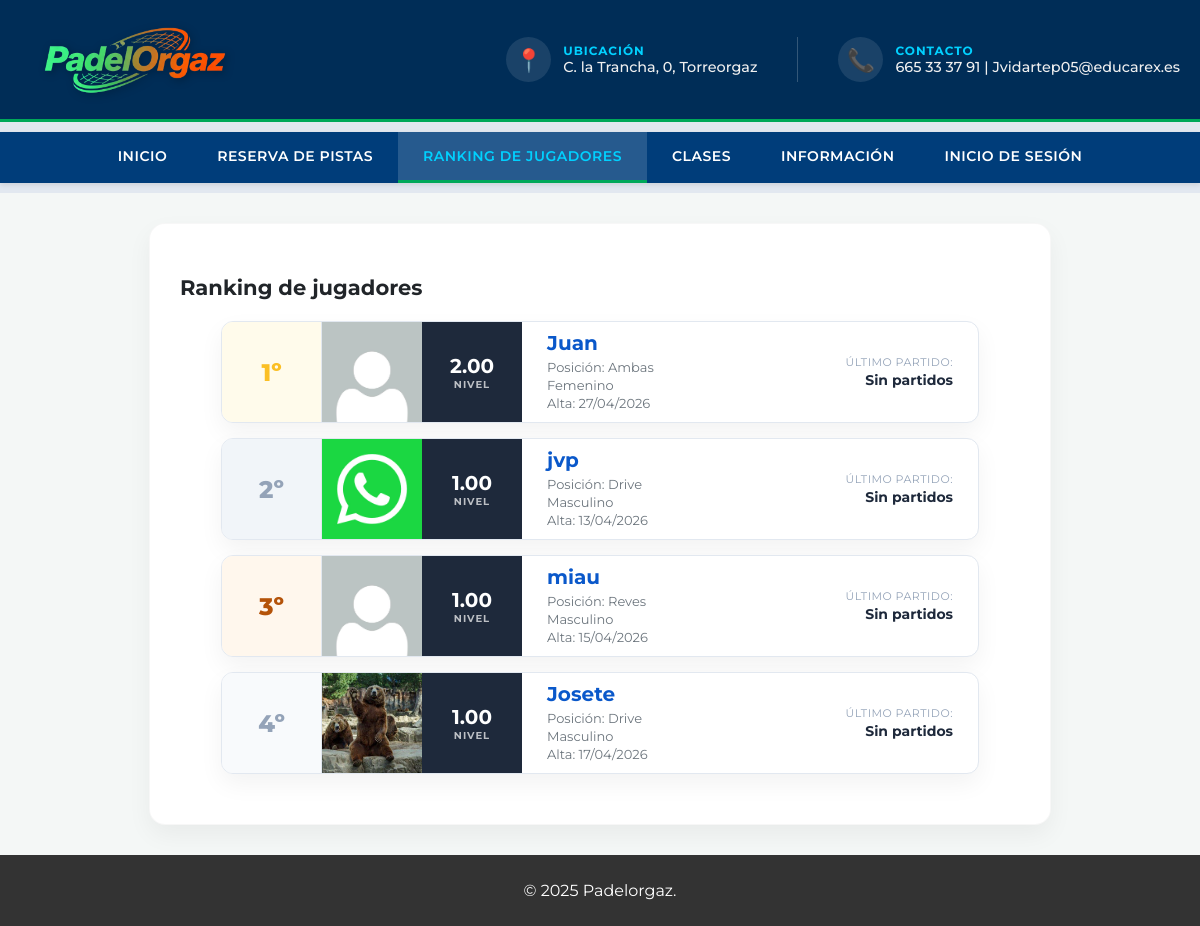
The page /Jugadores/jugadores.php on the database as committed earlier.
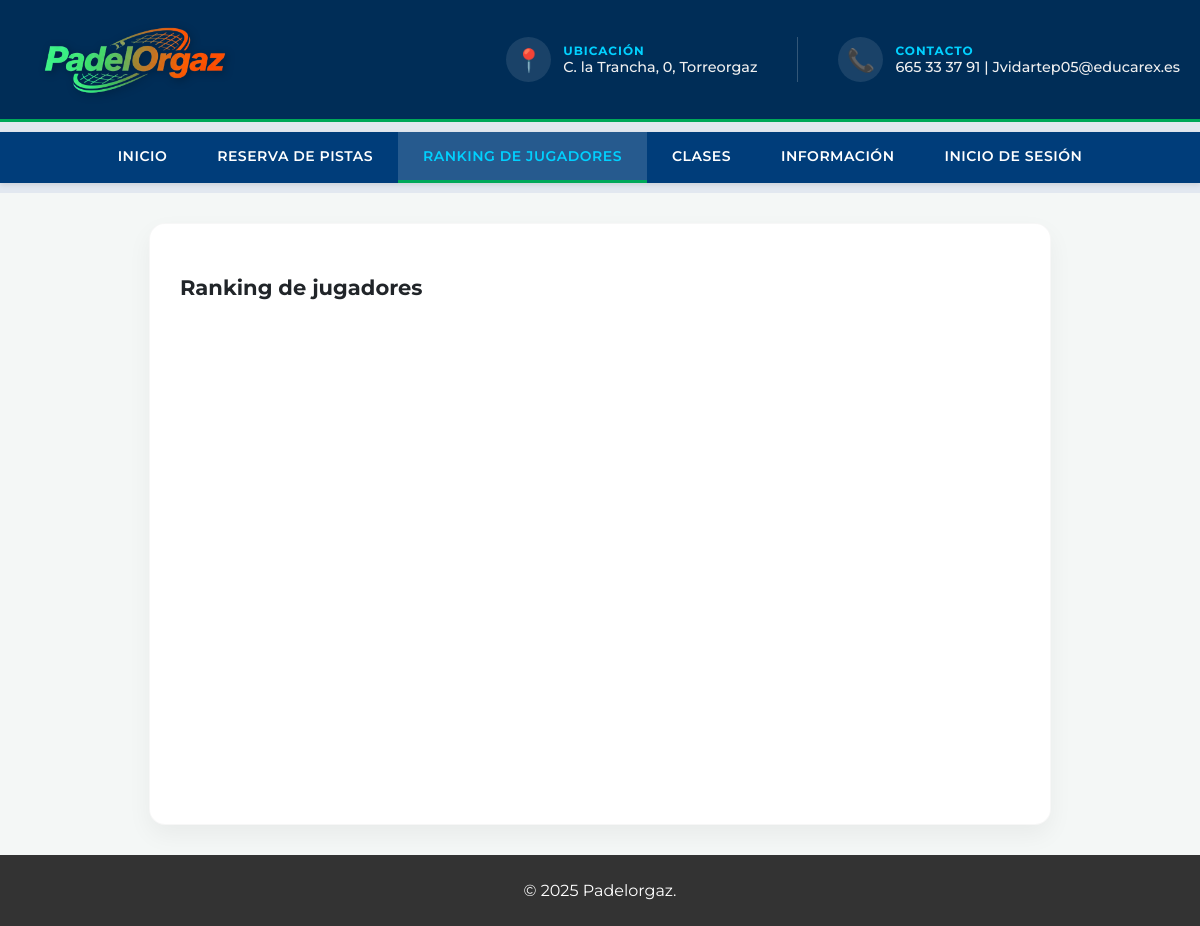
The same page on the database as committed later.
### tables this page shows
CREATE TABLE IF NOT EXISTS `usuarios` (
  `id` int(11) NOT NULL AUTO_INCREMENT,
  `nombre` varchar(100) NOT NULL,
  `apellidos` varchar(100) DEFAULT NULL,
  `alias` varchar(50) DEFAULT NULL,
  `email` varchar(100) DEFAULT NULL,
  `telefono` varchar(20) DEFAULT NULL,
  `sexo` varchar(20) DEFAULT NULL,
  `posicion` varchar(20) DEFAULT NULL,
  `nivel` decimal(3,2) DEFAULT NULL,
  `avatar` varchar(255) DEFAULT NULL,
  `password` varchar(255) NOT NULL,
  `rol` varchar(20) DEFAULT 'usuario',
  `remember_token` varchar(255) DEFAULT NULL,
  `reset_token` varchar(255) DEFAULT NULL,
  `reset_expires` datetime DEFAULT NULL,
  `creado_en` timestamp NOT NULL DEFAULT current_timestamp(),
  PRIMARY KEY (`id`)
);

### Jugadores/jugadores.php (the view, shortened to what this page needs)
<?php
require_once "../bdd/config.php";
$sql = "SELECT u.id, u.nombre, u.apellidos, u.alias, u.sexo, u.posicion, u.nivel, u.avatar, u.creado_en,
        (SELECT MAX(r.dia)
         FROM reservas r
         WHERE r.id_usuario = u.id
         AND r.dia < CURDATE()) as ultimo_partido
        FROM usuarios u
        ORDER BY u.nivel DESC";
$resultado = $conexion->query($sql);
?>
<!DOCTYPE html>
<html lang="es">
<head>
    <link rel="stylesheet" href="../css/inicio.css">
</head>
<body>
    <header class="header-universal">
        <div class="header-container">
            <div class="header-logo">
                <a href="../Pantalla_inicio/inicio.php">
                    <img src="../Imágenes/Logopaginaweb.png" alt="PadelOrgaz Logo">
                </a>
            </div>
            <div class="header-info">
                <div class="info-block">
                    <span class="info-icon">📍</span>
                    <div class="info-texts">
                        <p class="info-title">Ubicación</p>
                        <p class="info-sub">C. la Trancha, 0, Torreorgaz</p>
                    </div>
                </div>
                <div class="info-block">
                    <span class="info-icon">📞</span>
                    <div class="info-texts">
                        <p class="info-title">Contacto</p>
                        <p class="info-sub">665 33 37 91 | Jvidartep05@educarex.es</p>
                    </div>
                </div>
            </div>
        </div>
    </header>
    <div id="contenedor">
        <?php include "../componentes/menu.php"; ?>
    </div>
    <div id="recuadroranking">
        <h3 id="h3reserva">Ranking de jugadores</h3>
        <div class="contenedor-jugadores">
            <?php
            $posicion = 1;
            while ($jug = $resultado->fetch_assoc()):
                $avatar = $jug["avatar"]
                    ? "../uploads/" . $jug["avatar"]
                    : "../Imágenes/default-avatar.jpg";
            ?>
                <div class="jugador-card">
                    <div class="jugador-posicion-box">
                        <?= $posicion ?>º
                    </div>
                    <div class="jugador-imagen">
                        <img src="<?= $avatar ?>" alt="avatar">
                    </div>
                    <div class="jugador-nivel-box">
                        <?= number_format($jug["nivel"], 2) ?>
                    </div>
                    <div class="jugador-info">
                        <div class="info-izquierda">
                            <div class="jugador-nombre"><?= htmlspecialchars($jug["alias"]) ?></div>
                            <p>Posición: <span class="capitalizar"><?= htmlspecialchars($jug["posicion"]) ?></span></p>
                            <p class="capitalizar"><?= htmlspecialchars($jug["sexo"]) ?></p>
                            <p>Alta: <?= date("d/m/Y", strtotime($jug["creado_en"])) ?></p>
                        </div>
                        <div class="info-derecha">
                            <p>Último Partido:</p>
                            <b>
                                <?php
                                if (!empty($jug["ultimo_partido"])) {
                                    echo date("d/m/Y", strtotime($jug["ultimo_partido"]));
                                } else {
                                    echo "Sin partidos";
                                }
                                ?>
                            </b>
                        </div>
                    </div>
                </div>
            <?php
                $posicion++;
            endwhile;
            ?>
        </div>
    </div>
    <footer>
        <p>© 2025 Padelorgaz.</p>
    </footer>
</body>
</html>

### componentes/menu.php (shortened to what this page needs)
<?php
$pagina_actual = basename($_SERVER['PHP_SELF']);
require_once __DIR__ . "/../bdd/config.php";
?>
<div id="menu">
    <a href="../Pantalla_inicio/inicio.php"
        class="<?= $pagina_actual == 'inicio.php' ? 'activo' : '' ?>">
        Inicio
    </a>
    <a href="../Reserva/reserva.php"
        class="<?= in_array($pagina_actual, ['reserva.php', 'dia2.php', 'dia3.php', 'dia4.php', 'dia5.php', 'confirmacion1.php']) ? 'activo' : '' ?>">
        Reserva de pistas
    </a>
    <a href="../Jugadores/jugadores.php"
        class="<?= $pagina_actual == 'jugadores.php' ? 'activo' : '' ?>">
        Ranking de jugadores
    </a>
    <a href="../Clases/clases.php"
        class="<?= $pagina_actual == 'clases.php' ? 'activo' : '' ?>">
        Clases
    </a>
    <a href="../Información/informacion.php"
        class="<?= in_array($pagina_actual, [
                    'informacion.php',
                    'anulacion.php',
                    'contacto.php',
                    'normas.php',
                    'servicios.php',
                    'tarifas.php'
                ]) ? 'activo' : '' ?>">
        Información
    </a>
    <?php if (isset($_SESSION["usuario_id"])): ?>
        <?php
        $id = $_SESSION["usuario_id"];
        $sql = "SELECT avatar FROM usuarios WHERE id = $id";
        $res = $conexion->query($sql);
        $avatar = "";
        if ($res->num_rows === 1) {
            $avatar = $res->fetch_assoc()["avatar"];
        }
        $ruta_avatar = $avatar ? "../uploads/$avatar" : "../Imágenes/default-avatar.jpg";
        ?>
        <a href="../Login/perfil.php"
            class="perfil-link <?= $pagina_actual == 'perfil.php' ? 'activo' : '' ?>">
            Mi perfil
        </a>
        <a href="../Login/cierre_sesion.php">Cerrar sesión</a>
    <?php else: ?>
        <a href="../Login/login.php"
            class="<?= $pagina_actual == 'login.php' ? 'activo' : '' ?>">
            Inicio de sesión
        </a>
    <?php endif; ?>
</div>

### Jugadores/jugadores.php (style rules this page uses)
.capitalizar { text-transform: capitalize; }

Rows that differ between the two databases and show on the page:
removed usuarios: nivel "2.00", alias "Juan", posicion "Ambas", sexo "Femenino", creado_en "27/04/2026"
removed usuarios: avatar (picture), nivel "1.00", alias "jvp", posicion "Drive", sexo "Masculino", creado_en "13/04/2026"
removed usuarios: avatar (placeholder picture), nivel "1.00", alias "miau", posicion "Reves", sexo "Masculino", creado_en "15/04/2026"
removed usuarios: avatar (picture), nivel "1.00", alias "Josete", posicion "Drive", sexo "Masculino", creado_en "17/04/2026"
